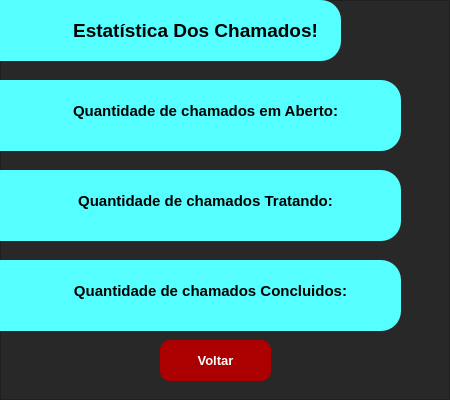
<?xml version="1.0" encoding="UTF-8"?>
<ui version="4.0">
 <class>Estatisticas</class>
 <widget class="QMainWindow" name="Estatisticas">
  <property name="geometry">
   <rect>
    <x>0</x>
    <y>0</y>
    <width>450</width>
    <height>400</height>
   </rect>
  </property>
  <property name="windowTitle">
   <string>Estatisticas Chamados</string>
  </property>
  <property name="styleSheet">
   <string notr="true">color: rgb(255, 255, 255);
background-color: rgb(85, 85, 127);</string>
  </property>
  <widget class="QWidget" name="centralwidget">
   <widget class="QFrame" name="frame">
    <property name="geometry">
     <rect>
      <x>0</x>
      <y>0</y>
      <width>450</width>
      <height>400</height>
     </rect>
    </property>
    <property name="styleSheet">
     <string notr="true">background-color: rgb(40, 40, 40);</string>
    </property>
    <property name="frameShape">
     <enum>QFrame::StyledPanel</enum>
    </property>
    <property name="frameShadow">
     <enum>QFrame::Raised</enum>
    </property>
    <widget class="QFrame" name="frame_3">
     <property name="geometry">
      <rect>
       <x>-40</x>
       <y>0</y>
       <width>381</width>
       <height>61</height>
      </rect>
     </property>
     <property name="styleSheet">
      <string notr="true">background-color: rgb(85, 255, 255);
border-radius: 20px;</string>
     </property>
     <property name="frameShape">
      <enum>QFrame::StyledPanel</enum>
     </property>
     <property name="frameShadow">
      <enum>QFrame::Raised</enum>
     </property>
     <widget class="QLabel" name="label_2">
      <property name="geometry">
       <rect>
        <x>100</x>
        <y>10</y>
        <width>271</width>
        <height>41</height>
       </rect>
      </property>
      <property name="font">
       <font>
        <pointsize>14</pointsize>
        <weight>75</weight>
        <bold>true</bold>
       </font>
      </property>
      <property name="styleSheet">
       <string notr="true">color: rgb(0, 0, 0);</string>
      </property>
      <property name="text">
       <string>Estatística Dos Chamados!</string>
      </property>
      <property name="alignment">
       <set>Qt::AlignCenter</set>
      </property>
     </widget>
     <widget class="QLabel" name="label_8">
      <property name="geometry">
       <rect>
        <x>50</x>
        <y>0</y>
        <width>51</width>
        <height>51</height>
       </rect>
      </property>
      <property name="text">
       <string/>
      </property>
      <property name="pixmap">
       <pixmap>../src/bar-dotted-stats.png</pixmap>
      </property>
      <property name="scaledContents">
       <bool>true</bool>
      </property>
     </widget>
    </widget>
    <widget class="QFrame" name="frame_aberto">
     <property name="geometry">
      <rect>
       <x>-20</x>
       <y>80</y>
       <width>421</width>
       <height>71</height>
      </rect>
     </property>
     <property name="styleSheet">
      <string notr="true">background-color: rgb(85, 255, 255);
border-radius: 20px;</string>
     </property>
     <property name="frameShape">
      <enum>QFrame::StyledPanel</enum>
     </property>
     <property name="frameShadow">
      <enum>QFrame::Raised</enum>
     </property>
     <widget class="QLabel" name="label_3">
      <property name="geometry">
       <rect>
        <x>90</x>
        <y>20</y>
        <width>271</width>
        <height>21</height>
       </rect>
      </property>
      <property name="font">
       <font>
        <pointsize>11</pointsize>
        <weight>75</weight>
        <bold>true</bold>
       </font>
      </property>
      <property name="styleSheet">
       <string notr="true">color: rgb(0, 0, 0);</string>
      </property>
      <property name="text">
       <string>Quantidade de chamados em Aberto:</string>
      </property>
      <property name="alignment">
       <set>Qt::AlignCenter</set>
      </property>
     </widget>
     <widget class="QLabel" name="resAberto">
      <property name="geometry">
       <rect>
        <x>370</x>
        <y>10</y>
        <width>41</width>
        <height>41</height>
       </rect>
      </property>
      <property name="font">
       <font>
        <pointsize>11</pointsize>
        <weight>75</weight>
        <bold>true</bold>
       </font>
      </property>
      <property name="styleSheet">
       <string notr="true">color: rgb(0, 0, 0);</string>
      </property>
      <property name="text">
       <string/>
      </property>
      <property name="alignment">
       <set>Qt::AlignCenter</set>
      </property>
     </widget>
     <widget class="QLabel" name="label">
      <property name="geometry">
       <rect>
        <x>30</x>
        <y>10</y>
        <width>51</width>
        <height>51</height>
       </rect>
      </property>
      <property name="text">
       <string/>
      </property>
      <property name="pixmap">
       <pixmap>../src/esperar.png</pixmap>
      </property>
      <property name="scaledContents">
       <bool>true</bool>
      </property>
     </widget>
    </widget>
    <widget class="QFrame" name="frame_tratando">
     <property name="geometry">
      <rect>
       <x>-20</x>
       <y>170</y>
       <width>421</width>
       <height>71</height>
      </rect>
     </property>
     <property name="styleSheet">
      <string notr="true">background-color: rgb(85, 255, 255);
border-radius: 20px;</string>
     </property>
     <property name="frameShape">
      <enum>QFrame::StyledPanel</enum>
     </property>
     <property name="frameShadow">
      <enum>QFrame::Raised</enum>
     </property>
     <widget class="QLabel" name="label_5">
      <property name="geometry">
       <rect>
        <x>90</x>
        <y>20</y>
        <width>271</width>
        <height>21</height>
       </rect>
      </property>
      <property name="font">
       <font>
        <pointsize>11</pointsize>
        <weight>75</weight>
        <bold>true</bold>
       </font>
      </property>
      <property name="styleSheet">
       <string notr="true">color: rgb(0, 0, 0);</string>
      </property>
      <property name="text">
       <string>Quantidade de chamados Tratando:</string>
      </property>
      <property name="alignment">
       <set>Qt::AlignCenter</set>
      </property>
     </widget>
     <widget class="QLabel" name="resTrat">
      <property name="geometry">
       <rect>
        <x>370</x>
        <y>10</y>
        <width>41</width>
        <height>41</height>
       </rect>
      </property>
      <property name="font">
       <font>
        <pointsize>11</pointsize>
        <weight>75</weight>
        <bold>true</bold>
       </font>
      </property>
      <property name="styleSheet">
       <string notr="true">color: rgb(0, 0, 0);</string>
      </property>
      <property name="text">
       <string/>
      </property>
      <property name="alignment">
       <set>Qt::AlignCenter</set>
      </property>
     </widget>
     <widget class="QLabel" name="label_7">
      <property name="geometry">
       <rect>
        <x>30</x>
        <y>10</y>
        <width>51</width>
        <height>51</height>
       </rect>
      </property>
      <property name="text">
       <string/>
      </property>
      <property name="pixmap">
       <pixmap>../src/atualizar.png</pixmap>
      </property>
      <property name="scaledContents">
       <bool>true</bool>
      </property>
     </widget>
    </widget>
    <widget class="QFrame" name="frame_concluidos">
     <property name="geometry">
      <rect>
       <x>-20</x>
       <y>260</y>
       <width>421</width>
       <height>71</height>
      </rect>
     </property>
     <property name="styleSheet">
      <string notr="true">background-color: rgb(85, 255, 255);
border-radius: 20px;</string>
     </property>
     <property name="frameShape">
      <enum>QFrame::StyledPanel</enum>
     </property>
     <property name="frameShadow">
      <enum>QFrame::Raised</enum>
     </property>
     <widget class="QLabel" name="label_9">
      <property name="geometry">
       <rect>
        <x>90</x>
        <y>20</y>
        <width>281</width>
        <height>21</height>
       </rect>
      </property>
      <property name="font">
       <font>
        <pointsize>11</pointsize>
        <weight>75</weight>
        <bold>true</bold>
       </font>
      </property>
      <property name="styleSheet">
       <string notr="true">color: rgb(0, 0, 0);</string>
      </property>
      <property name="text">
       <string>Quantidade de chamados Concluidos:</string>
      </property>
      <property name="alignment">
       <set>Qt::AlignCenter</set>
      </property>
     </widget>
     <widget class="QLabel" name="resConcluidos">
      <property name="geometry">
       <rect>
        <x>370</x>
        <y>10</y>
        <width>41</width>
        <height>41</height>
       </rect>
      </property>
      <property name="font">
       <font>
        <pointsize>11</pointsize>
        <weight>75</weight>
        <bold>true</bold>
       </font>
      </property>
      <property name="styleSheet">
       <string notr="true">color: rgb(0, 0, 0);</string>
      </property>
      <property name="text">
       <string/>
      </property>
      <property name="alignment">
       <set>Qt::AlignCenter</set>
      </property>
     </widget>
     <widget class="QLabel" name="label_11">
      <property name="geometry">
       <rect>
        <x>30</x>
        <y>10</y>
        <width>41</width>
        <height>41</height>
       </rect>
      </property>
      <property name="text">
       <string/>
      </property>
      <property name="pixmap">
       <pixmap>../src/verificado.png</pixmap>
      </property>
      <property name="scaledContents">
       <bool>true</bool>
      </property>
     </widget>
    </widget>
    <widget class="QPushButton" name="btnVoltarStats">
     <property name="geometry">
      <rect>
       <x>160</x>
       <y>340</y>
       <width>111</width>
       <height>41</height>
      </rect>
     </property>
     <property name="font">
      <font>
       <pointsize>10</pointsize>
       <weight>75</weight>
       <bold>true</bold>
      </font>
     </property>
     <property name="styleSheet">
      <string notr="true">border-radius: 10px;
color: rgb(255, 255, 255);
background-color: rgb(170, 0, 0);</string>
     </property>
     <property name="text">
      <string>Voltar</string>
     </property>
     <property name="icon">
      <iconset>
       <normaloff>../src/sair.png</normaloff>../src/sair.png</iconset>
     </property>
    </widget>
   </widget>
  </widget>
 </widget>
 <resources/>
 <connections/>
</ui>
